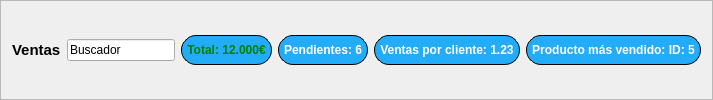
                  <widget class="QFrame" name="frame_11">
                   <property name="minimumSize">
                    <size>
                     <width>100</width>
                     <height>100</height>
                    </size>
                   </property>
                   <property name="maximumSize">
                    <size>
                     <width>16777215</width>
                     <height>149</height>
                    </size>
                   </property>
                   <property name="frameShape">
                    <enum>QFrame::Shape::StyledPanel</enum>
                   </property>
                   <property name="frameShadow">
                    <enum>QFrame::Shadow::Raised</enum>
                   </property>
                   <layout class="QGridLayout" name="gridLayout_30">
                    <item row="1" column="0">
                     <layout class="QHBoxLayout" name="horizontalLayout_7">
                      <item>
                       <widget class="QLabel" name="label_9">
                        <property name="font">
                         <font>
                          <pointsize>11</pointsize>
                          <bold>true</bold>
                         </font>
                        </property>
                        <property name="text">
                         <string>Ventas</string>
                        </property>
                       </widget>
                      </item>
                      <item>
                       <widget class="QLineEdit" name="lineEdit_5">
                        <property name="maximumSize">
                         <size>
                          <width>150</width>
                          <height>16777215</height>
                         </size>
                        </property>
                        <property name="text">
                         <string>Buscador</string>
                        </property>
                       </widget>
                      </item>
                      <item>
                       <widget class="QPushButton" name="pushButton_15">
                        <property name="minimumSize">
                         <size>
                          <width>30</width>
                          <height>30</height>
                         </size>
                        </property>
                        <property name="font">
                         <font>
                          <bold>true</bold>
                         </font>
                        </property>
                        <property name="styleSheet">
                         <string notr="true">background-color: #23acf9;
color: green
;
border: 1px solid black;
border-radius: 15px;
padding:5px;
box-shadow: 5px 5px 15px rgba(0, 0, 0, 0.3);
</string>
                        </property>
                        <property name="text">
                         <string>Total: 12.000€</string>
                        </property>
                       </widget>
                      </item>
                      <item>
                       <widget class="QPushButton" name="pushButton_14">
                        <property name="minimumSize">
                         <size>
                          <width>30</width>
                          <height>30</height>
                         </size>
                        </property>
                        <property name="font">
                         <font>
                          <bold>true</bold>
                         </font>
                        </property>
                        <property name="styleSheet">
                         <string notr="true">background-color: #23acf9;
color: white;
border: 1px solid black;
border-radius: 15px;
padding:5px;
box-shadow: 5px 5px 15px rgba(0, 0, 0, 0.3);
</string>
                        </property>
                        <property name="text">
                         <string>Pendientes: 6</string>
                        </property>
                       </widget>
                      </item>
                      <item>
                       <widget class="QPushButton" name="pushButton_13">
                        <property name="minimumSize">
                         <size>
                          <width>30</width>
                          <height>30</height>
                         </size>
                        </property>
                        <property name="font">
                         <font>
                          <bold>true</bold>
                         </font>
                        </property>
                        <property name="styleSheet">
                         <string notr="true">background-color: #23acf9;
color: white;
border: 1px solid black;
border-radius: 15px;
padding:5px;
box-shadow: 5px 5px 15px rgba(0, 0, 0, 0.3);
</string>
                        </property>
                        <property name="text">
                         <string>Ventas por cliente: 1.23</string>
                        </property>
                       </widget>
                      </item>
                      <item>
                       <widget class="QPushButton" name="pushButton_12">
                        <property name="minimumSize">
                         <size>
                          <width>30</width>
                          <height>30</height>
                         </size>
                        </property>
                        <property name="font">
                         <font>
                          <bold>true</bold>
                         </font>
                        </property>
                        <property name="styleSheet">
                         <string notr="true">background-color: #23acf9;
color: white;
border: 1px solid black;
border-radius: 15px;
padding:5px;
box-shadow: 5px 5px 15px rgba(0, 0, 0, 0.3);
</string>
                        </property>
                        <property name="text">
                         <string>Producto más vendido: ID: 5</string>
                        </property>
                       </widget>
                      </item>
                     </layout>
                    </item>
                   </layout>
                  </widget>
